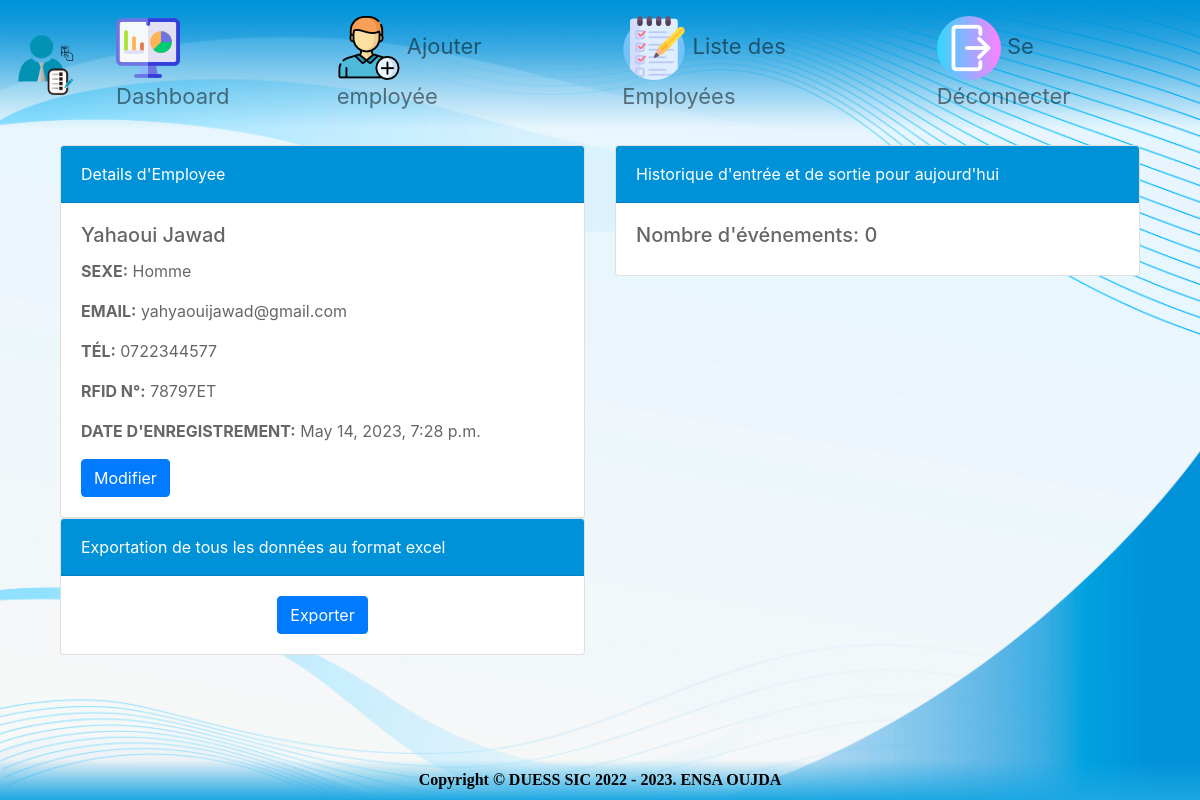
The page /details/2 on the database its author committed.
### app/models.py (models this page shows, shortened)
class Employe(models.Model):
    nom = models.CharField(max_length=50)
    prenom = models.CharField(max_length=50)
    SEXE = [
        ("HOMME", "Homme"),
        ("FEMME", "Femme"),
    ]
    sexe = models.CharField(max_length=5, choices=SEXE)
    email = models.EmailField(max_length=254)
    tel = models.CharField(max_length=20)
    date_enregistrement = models.DateTimeField(auto_now_add=True)
    num_rfid = models.CharField(max_length=20, unique=True)

### app/views.py (the view)
# urls.py: path("details/<int:pk>", views.details_employe, name="details"),
def details_employe(request, pk):
    employe = get_object_or_404(Employe, pk=pk)
    events = employe.entree_sorties.filter(employe=employe, date_event=datetime.now().date()).order_by("-time")
    num_events = events.count()
    return render(request, 'details_employe.html', {'employe': employe, 'events': events, 'num_events': num_events})

### templates/details_employe.html (shortened to what this page needs)
{% extends 'base.html' %}
{% load static %}
{% block content %}
    <div class="container mt-3">
        <div class="row">
            <div class="col-md-6">
                <div class="card">
                    <div class="card-header py-3" style="background-color: #0092d9;color: white;">
                        Details d'Employee
                    </div>
                    <div class="card-body">
                        <h5 class="card-title">{{ employe.nom|title }} {{ employe.prenom|title }}</h5>
                        <p class="card-text"><span
                                class="text-uppercase text-xxs font-weight-bolder">Sexe:</span> {{ employe.sexe|title }}
                        </p>
                        <p class="card-text"><span
                                class="text-uppercase text-xxs font-weight-bolder">Email:</span> {{ employe.email }}</p>
                        <p class="card-text"><span
                                class="text-uppercase text-xxs font-weight-bolder">Tél:</span> {{ employe.tel }}</p>
                        <p class="card-text"><span
                                class="text-uppercase text-xxs font-weight-bolder">RFID N°:</span> {{ employe.num_rfid }}
                        </p>
                        <p class="card-text"><span class="text-uppercase text-xxs font-weight-bolder">Date d'enregistrement:</span> {{ employe.date_enregistrement }}
                        </p>
                                                <a href="{% url 'update_employe' employe.id %}" class="btn btn-primary">Modifier</a>
                    </div>
                </div>
            </div>
            <div class="col-md-6">
                <div class="card">
                    <div class="card-header py-3" style="background-color: #0092d9;color: white;">
                        Historique d'entrée et de sortie pour aujourd'hui
                    </div>
                    <div class="card-body" style="max-height: 65vh;overflow: auto;">
                        <h5>Nombre d'événements: {{ num_events }}</h5>
                    </div>
                </div>
            </div>
        </div>
        <div class="row">
            <div class="col-md-6">
                <div class="card">
                    <div class="card-header py-3" style="background-color: #0092d9;color: white;">
                        Exportation de tous les données au format excel
                    </div>
                    <div class="card-body text-center">
                        <a href="{% url 'export_csv' employe.pk %}" class="btn btn-primary"> Exporter </a>
                    </div>
                </div>
            </div>
        </div>
    </div>
{% endblock %}

### static/assets/css/style.css (style rules this page uses)
body { background-image: url('../img/background.jpg'); background-size: cover; color: rgba(0, 0, 0, 0.6); height: 100vh; }

### rows shown on the page
Employe: nom "Yahaoui", prenom "Jawad", sexe "Homme", email "yahyaouijawad@gmail.com", tel "0722344577", num_rfid "78797ET", date_enregistrement "May 14, 2023, 7:28 p.m."

### other values the page prints
{{ num_events }} "0"
